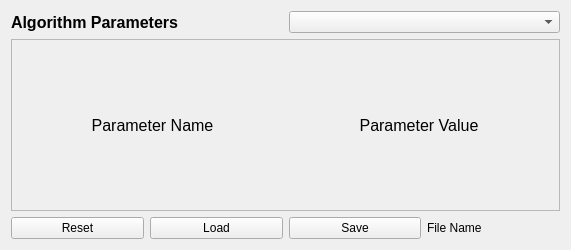
<?xml version="1.0" encoding="UTF-8"?>
<ui version="4.0">
 <class>ParametersWidget</class>
 <widget class="QWidget" name="ParametersWidget">
  <property name="geometry">
   <rect>
    <x>0</x>
    <y>0</y>
    <width>571</width>
    <height>250</height>
   </rect>
  </property>
  <property name="sizePolicy">
   <sizepolicy hsizetype="Preferred" vsizetype="Fixed">
    <horstretch>0</horstretch>
    <verstretch>0</verstretch>
   </sizepolicy>
  </property>
  <property name="minimumSize">
   <size>
    <width>0</width>
    <height>250</height>
   </size>
  </property>
  <property name="maximumSize">
   <size>
    <width>16777215</width>
    <height>250</height>
   </size>
  </property>
  <property name="windowTitle">
   <string>Form</string>
  </property>
  <layout class="QVBoxLayout" name="verticalLayout">
   <item>
    <layout class="QHBoxLayout" name="horizontalLayout">
     <item>
      <widget class="QLabel" name="label_header">
       <property name="font">
        <font>
         <pointsize>12</pointsize>
         <weight>75</weight>
         <bold>true</bold>
        </font>
       </property>
       <property name="text">
        <string>Algorithm Parameters</string>
       </property>
      </widget>
     </item>
     <item>
      <widget class="QComboBox" name="comboBox_main"/>
     </item>
    </layout>
   </item>
   <item>
    <widget class="QScrollArea" name="scrollArea_parameters">
     <property name="sizePolicy">
      <sizepolicy hsizetype="Expanding" vsizetype="Expanding">
       <horstretch>0</horstretch>
       <verstretch>0</verstretch>
      </sizepolicy>
     </property>
     <property name="maximumSize">
      <size>
       <width>700</width>
       <height>300</height>
      </size>
     </property>
     <property name="widgetResizable">
      <bool>true</bool>
     </property>
     <widget class="QWidget" name="scrollAreaWidgetContents_parameters">
      <property name="geometry">
       <rect>
        <x>0</x>
        <y>0</y>
        <width>551</width>
        <height>171</height>
       </rect>
      </property>
      <property name="sizePolicy">
       <sizepolicy hsizetype="Expanding" vsizetype="Expanding">
        <horstretch>0</horstretch>
        <verstretch>0</verstretch>
       </sizepolicy>
      </property>
      <property name="maximumSize">
       <size>
        <width>1000</width>
        <height>300</height>
       </size>
      </property>
      <layout class="QGridLayout" name="gridLayout_parameters">
       <property name="leftMargin">
        <number>10</number>
       </property>
       <property name="topMargin">
        <number>10</number>
       </property>
       <property name="rightMargin">
        <number>10</number>
       </property>
       <property name="bottomMargin">
        <number>10</number>
       </property>
       <item row="1" column="0">
        <widget class="QLabel" name="label_parameterName">
         <property name="sizePolicy">
          <sizepolicy hsizetype="Expanding" vsizetype="Fixed">
           <horstretch>0</horstretch>
           <verstretch>0</verstretch>
          </sizepolicy>
         </property>
         <property name="minimumSize">
          <size>
           <width>0</width>
           <height>30</height>
          </size>
         </property>
         <property name="maximumSize">
          <size>
           <width>10000</width>
           <height>30</height>
          </size>
         </property>
         <property name="font">
          <font>
           <pointsize>12</pointsize>
           <weight>50</weight>
           <bold>false</bold>
          </font>
         </property>
         <property name="text">
          <string>Parameter Name</string>
         </property>
         <property name="alignment">
          <set>Qt::AlignCenter</set>
         </property>
        </widget>
       </item>
       <item row="1" column="1">
        <widget class="QLabel" name="label_parameterValue">
         <property name="sizePolicy">
          <sizepolicy hsizetype="Expanding" vsizetype="Fixed">
           <horstretch>0</horstretch>
           <verstretch>0</verstretch>
          </sizepolicy>
         </property>
         <property name="maximumSize">
          <size>
           <width>1000</width>
           <height>30</height>
          </size>
         </property>
         <property name="font">
          <font>
           <pointsize>12</pointsize>
           <weight>50</weight>
           <bold>false</bold>
          </font>
         </property>
         <property name="text">
          <string>Parameter Value</string>
         </property>
         <property name="alignment">
          <set>Qt::AlignCenter</set>
         </property>
        </widget>
       </item>
      </layout>
     </widget>
    </widget>
   </item>
   <item>
    <layout class="QHBoxLayout" name="horizontalLayout_buttons">
     <item>
      <widget class="QPushButton" name="pushButton_reset">
       <property name="text">
        <string>Reset</string>
       </property>
      </widget>
     </item>
     <item>
      <widget class="QPushButton" name="pushButton_load">
       <property name="text">
        <string>Load</string>
       </property>
      </widget>
     </item>
     <item>
      <widget class="QPushButton" name="pushButton_save">
       <property name="text">
        <string>Save</string>
       </property>
      </widget>
     </item>
     <item>
      <widget class="QLabel" name="label_file">
       <property name="text">
        <string>File Name</string>
       </property>
      </widget>
     </item>
    </layout>
   </item>
  </layout>
 </widget>
 <resources/>
 <connections/>
</ui>
